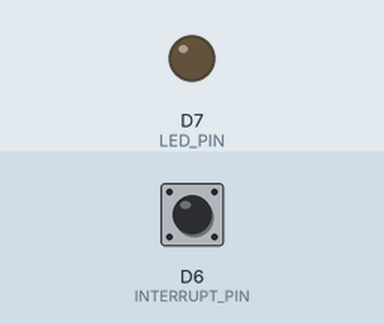
Bench run of a sketch on a simulated ESP8266 (NodeMCU). Parts: output pins drawn as LEDs (lit = HIGH). Inputs (shaded band) come from the test bench; at power-on: D6 (INTERRUPT_PIN) LOW.

Above: at 1.2 s.
1.3 s: D6 (INTERRUPT_PIN) pulled HIGH for 0.15 s
At 1.37 s:
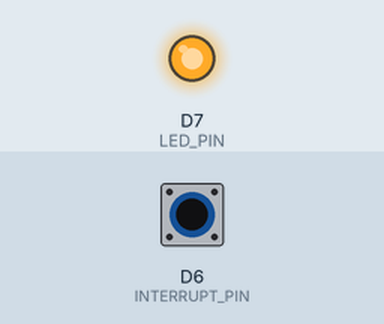
2.9 s: D6 (INTERRUPT_PIN) pulled HIGH for 3.2 s
At 6.6 s:
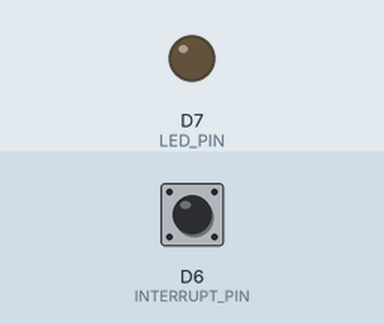
Timing chart, 0 to 8.1 s (numbered marks = the images above; inputs shaded):
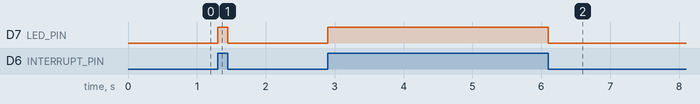

The sketch:

Interrupt.ino
```cpp
#define INTERRUPT_PIN D6
#define LED_PIN D7

volatile int state = LOW;

void setup() {
    pinMode(LED_PIN, OUTPUT);
    pinMode(INTERRUPT_PIN, INPUT_PULLDOWN);
    attachInterrupt(INTERRUPT_PIN, blink, CHANGE);
}

void loop()
{
    digitalWrite(LED_PIN, state);
}

void blink()
{
    state = digitalRead(INTERRUPT_PIN);
}
```

Measured:
- after the input at 1.3 s, D7 (LED_PIN): LOW → HIGH at once, → LOW 0.15 s later
- after the input at 2.9 s, D7 (LED_PIN): LOW → HIGH at once, → LOW 3.2 s later
